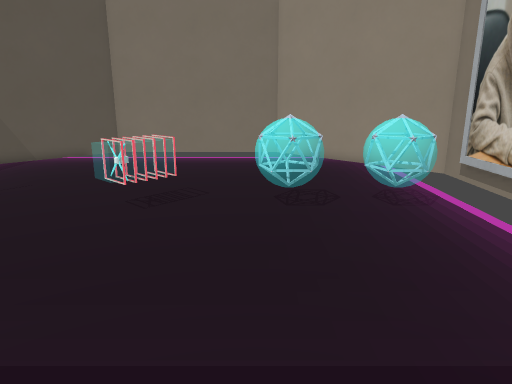
View 1 (above)

13 first-person views from a walk through a 3-D level made in the Godot game engine. The camera is 1.5 m above the floor, tilts 14° down and sees 70° across. The floor is counted in squares, 0.5 m on a side. Each view is taken from the middle of a square. On the plan, view 1 faces up. The plan holds only what a view shows up to about 20 squares ahead; the rest is blank. Some surface patterns are stand-ins.

View 2
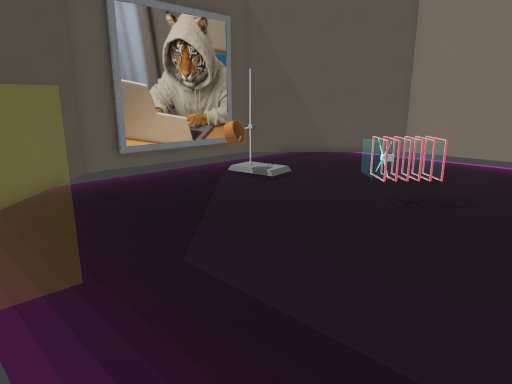

View 3
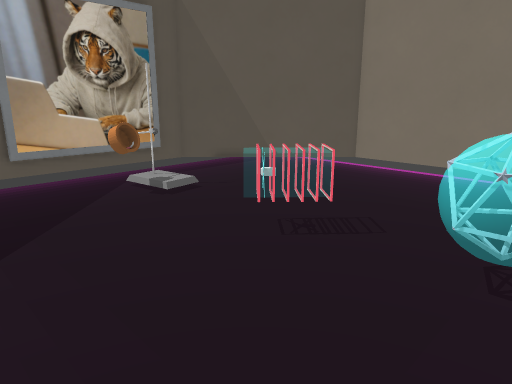

View 4
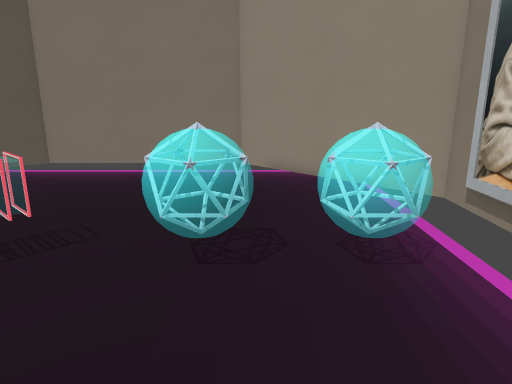

View 5
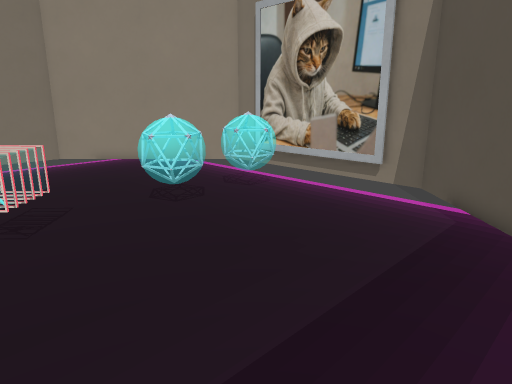

View 6
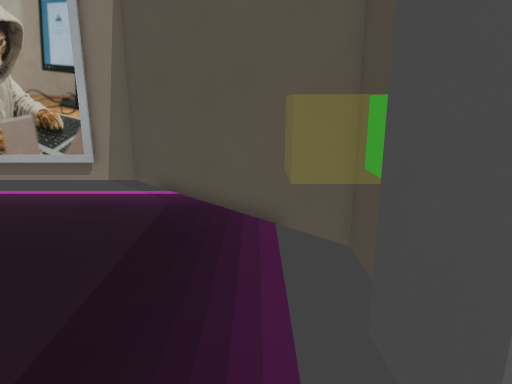

View 7
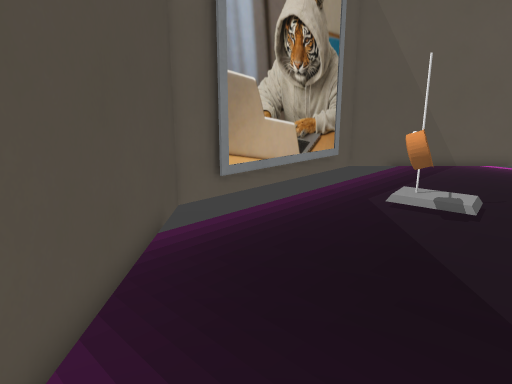

View 8
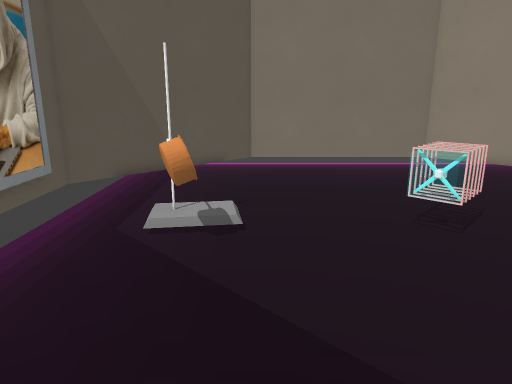

View 9
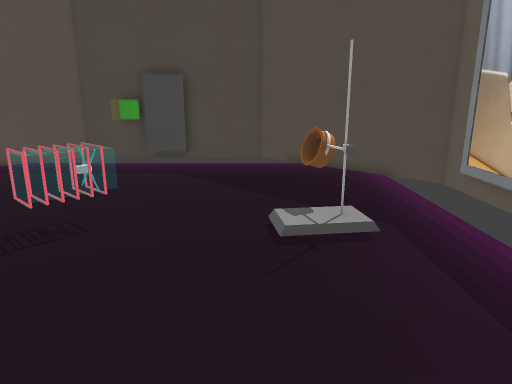

View 10
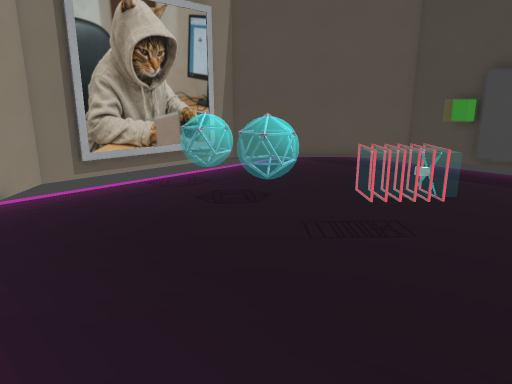

View 11
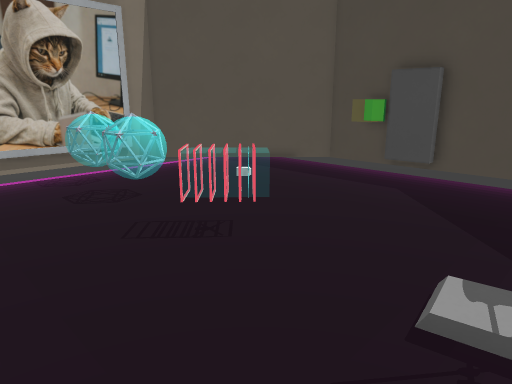

View 12
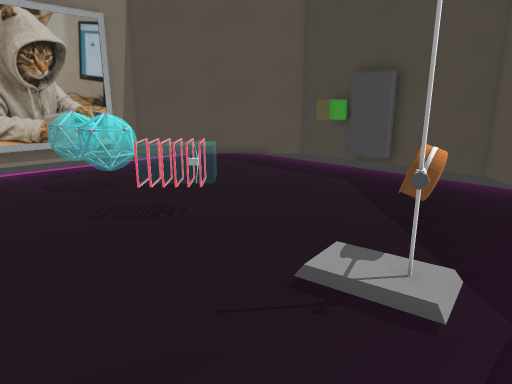

View 13
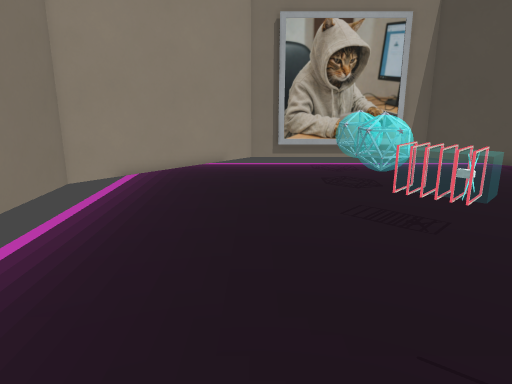

### Floor plan
Points are (right, up) in squares from view 1. A wall is a line through its corners. A room is listed if a view was taken in it or the views show most of it. See-through windows are left out.
Room 1 (views 1, 2, 3, 4, 5, 6, 7, 8, 9, 10, 11, 12, 13)
walls: (-2.1, -1) (1.3, -1) (8, 5.7) (8, 15.3) (1.3, 22) (-8.2, 22) (-15, 15.3) (-15, 5.7) (-8.2, -1) (-4.2, -1) (-4.2, -0.4) (-2.5, -0.3)
objects: other object (-10, 9) to (-9, 10); other object (-10, 10) to (-10, 11); other object (-4, 10) to (-3, 11); other object (-2, 0) to (-1, 1); other object (0, 10) to (2, 11); other object (3, 10) to (5, 11)

Positions as (right, up) in squares from view 1, and headings:
1: (0, 0), facing up
2: (1, 0), facing up-left
3: (2, 4), facing up-left
4: (2, 4), facing up
5: (-5, 1), facing up-right
6: (-6, 1), facing right
7: (-6, 0), facing up-left
8: (-8, 2), facing up
9: (-8, 19), facing down
10: (-7, 19), facing down-right
11: (-10, 16), facing down-right
12: (-12, 16), facing down-right
13: (-12, 15), facing right
